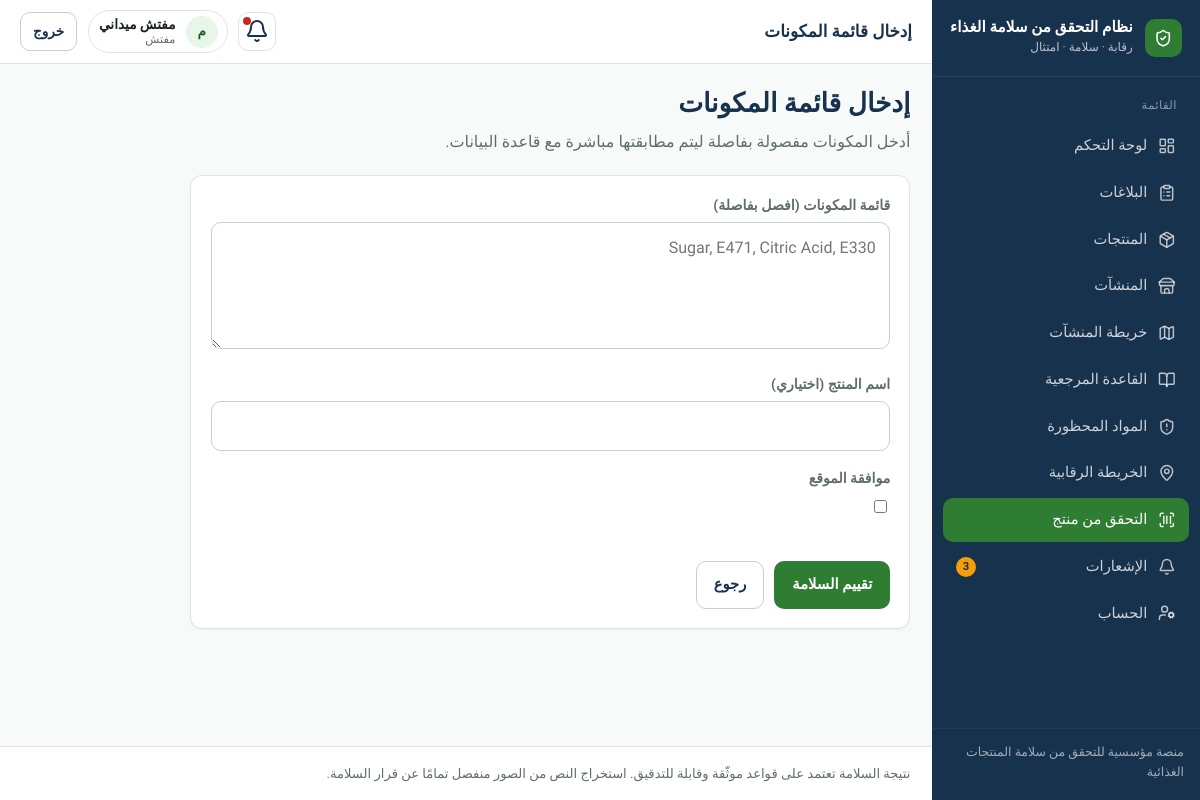
The app's page /scan/manual/ (signed in) with its own data.
### apps/accounts/models.py (models this page shows, shortened)
class User(AbstractUser):
    id = models.UUIDField(primary_key=True, default=uuid.uuid4, editable=False)
    full_name = models.CharField("الاسم الكامل", max_length=150, blank=True)
    phone = models.CharField("الهاتف", max_length=20, blank=True, null=True, unique=True)
    role = models.CharField(
        max_length=32,
        choices=Role.choices,
        default=Role.USER,
        db_index=True,
    )
    preferred_language = models.CharField(
        max_length=2,
        choices=[("ar", "العربية"), ("en", "English")],
        default="ar",
    )
    is_active = models.BooleanField(default=True)
    class Meta:
        verbose_name = "مستخدم"
        verbose_name_plural = "المستخدمون"
        ordering = ["-date_joined"]

### apps/scans/views.py (the view, shortened to what this page needs)
# urls.py: path("manual/", views.scan_manual, name="manual"),
@require_http_methods(["GET", "POST"])
def scan_manual(request):
    form = ManualIngredientsForm(request.POST or None)
    return render(request, "scans/manual.html", {"form": form})

### apps/scans/forms.py
class ManualIngredientsForm(forms.Form):
    ingredients_text = forms.CharField(
        label="قائمة المكونات (افصل بفاصلة)",
        widget=forms.Textarea(attrs={"rows": 4, "placeholder": "Sugar, E471, Citric Acid, E330"}),
    )
    product_name = forms.CharField(label="اسم المنتج (اختياري)", required=False, max_length=255)
    location_consent = forms.BooleanField(required=False, label="موافقة الموقع")
    latitude = forms.FloatField(required=False, widget=forms.HiddenInput)
    longitude = forms.FloatField(required=False, widget=forms.HiddenInput)

### apps/core/context_processors.py (called while the page is built)
def _item(label, url_name, icon, match_prefixes=None):
    return {
        "label": label,
        "url_name": url_name,
        "icon": icon,
        "match_prefixes": match_prefixes or [],
    }

### templates/scans/manual.html (shortened to what this page needs)
{% extends "base.html" %}
{% block topbar_title %}إدخال قائمة المكونات{% endblock %}
{% block content %}
<div class="page-header">
  <div>
    <h1>إدخال قائمة المكونات</h1>
    <p class="lead">أدخل المكونات مفصولة بفاصلة ليتم مطابقتها مباشرة مع قاعدة البيانات.</p>
  </div>
</div>
<section class="card" style="max-width:720px">
  <form method="post" class="form-grid">
    {% for field in form %}
      <div>
        {% if not field.is_hidden %}
          <label for="{{ field.id_for_label }}">{{ field.label }}</label>
        {% endif %}
        {{ field }}
      </div>
    {% endfor %}
    <div class="actions">
      <button class="btn btn-primary" type="submit">تقييم السلامة</button>
      <a class="btn btn-secondary" href="{% url 'scans:hub' %}">رجوع</a>
    </div>
  </form>
</section>
{% endblock %}

### templates/base.html (shortened to what this page needs)
{% load static %}
<!DOCTYPE html>
<html lang="ar" dir="rtl">
<head>
  <link rel="stylesheet" href="{% static 'css/design-system.css' %}">
</head>
<body class="{% block body_class %}{% endblock %}">
{% if use_app_shell %}
  <div class="app-shell">
    <aside class="sidebar" id="sidebar">
      <a class="sidebar-brand" href="{% url 'core:home' %}">
        <span class="brand-mark" aria-hidden="true"><i data-lucide="shield-check"></i></span>
        <span class="brand-text">
          <strong>{{ app_name_ar }}</strong>
          <span>رقابة · سلامة · امتثال</span>
        </span>
      </a>
      <nav class="sidebar-nav" aria-label="القائمة الرئيسية">
        <div class="nav-section">
          <div class="nav-section-title">القائمة</div>
          {% for item in nav_items %}
            <a class="nav-link {% if item.active %}active{% endif %}" href="{{ item.url }}">
              <i data-lucide="{{ item.icon }}"></i>
              <span>{{ item.label }}</span>
              {% if item.url_name == 'notifications:list' and unread_notifications %}
                <span class="nav-badge">{{ unread_notifications }}</span>
              {% endif %}
            </a>
          {% endfor %}
        </div>
      </nav>
      <div class="sidebar-footer">منصة مؤسسية للتحقق من سلامة المنتجات الغذائية</div>
    </aside>
    <div class="main-wrap">
      <header class="topbar">
        <div class="topbar-left">
          <div class="page-title-top">{% block topbar_title %}{{ app_name_ar }}{% endblock %}</div>
        </div>
        <div class="topbar-right">
          <a class="icon-btn" href="{% url 'notifications:list' %}" title="الإشعارات" aria-label="الإشعارات">
            <i data-lucide="bell"></i>
            {% if unread_notifications %}<span class="dot"></span>{% endif %}
          </a>
          <div class="user-chip">
            <span class="user-avatar">{{ user.full_name|default:user.username|make_list|first|upper }}</span>
            <span class="user-meta">
              <strong>{{ user.full_name|default:user.username }}</strong>
              <span>{{ user.get_role_display }}</span>
            </span>
          </div>
          <form method="post" action="{% url 'accounts:logout' %}">
            <button class="btn btn-secondary btn-sm" type="submit">خروج</button>
          </form>
        </div>
      </header>
{% endif %}
      <main class="content"{% if not use_app_shell %} style="max-width:1100px;margin:0 auto"{% endif %}>
        {% block content %}{% endblock %}
      </main>
{% if use_app_shell %}
      <footer class="app-footer">
        نتيجة السلامة تعتمد على قواعد موثّقة وقابلة للتدقيق. استخراج النص من الصور منفصل تمامًا عن قرار السلامة.
      </footer>
    </div>
  </div>
{% else %}
  </div>
{% endif %}
</body>
</html>

### records on screen
User: full_name|make_list "م", full_name "مفتش ميداني", role "مفتش"

### other values on screen
{{ app_name_ar }} "نظام التحقق من سلامة الغذاء"
{{ item.label }} "لوحة التحكم" "البلاغات" "المنتجات" "المنشآت" "خريطة المنشآت" "القاعدة المرجعية" "المواد المحظورة" "الخريطة الرقابية" "التحقق من منتج" "الإشعارات" "الحساب"
{{ unread_notifications }} "3"
{{ field.label }} "قائمة المكونات (افصل بفاصلة)" "اسم المنتج (اختياري)" "موافقة الموقع"
